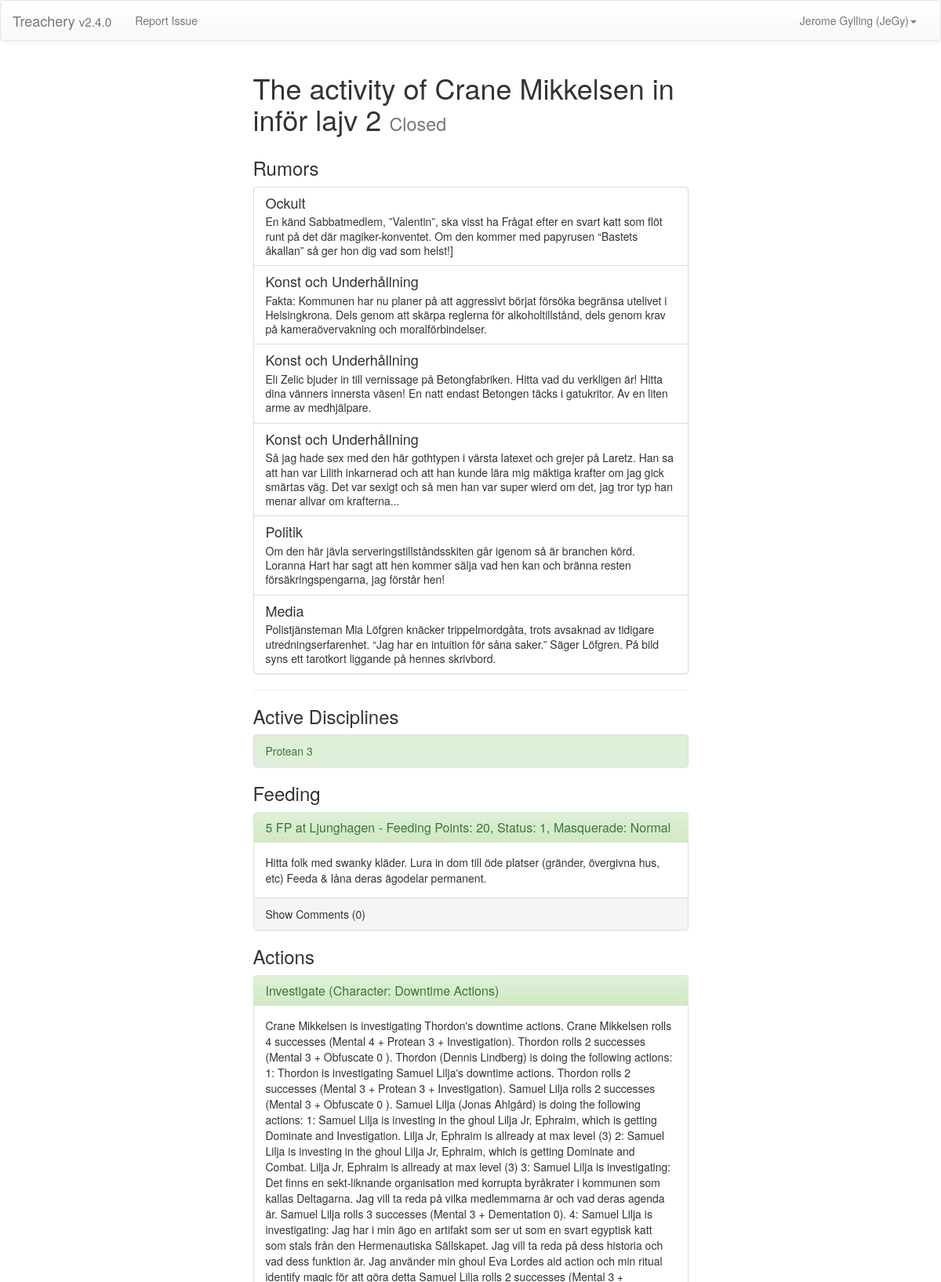
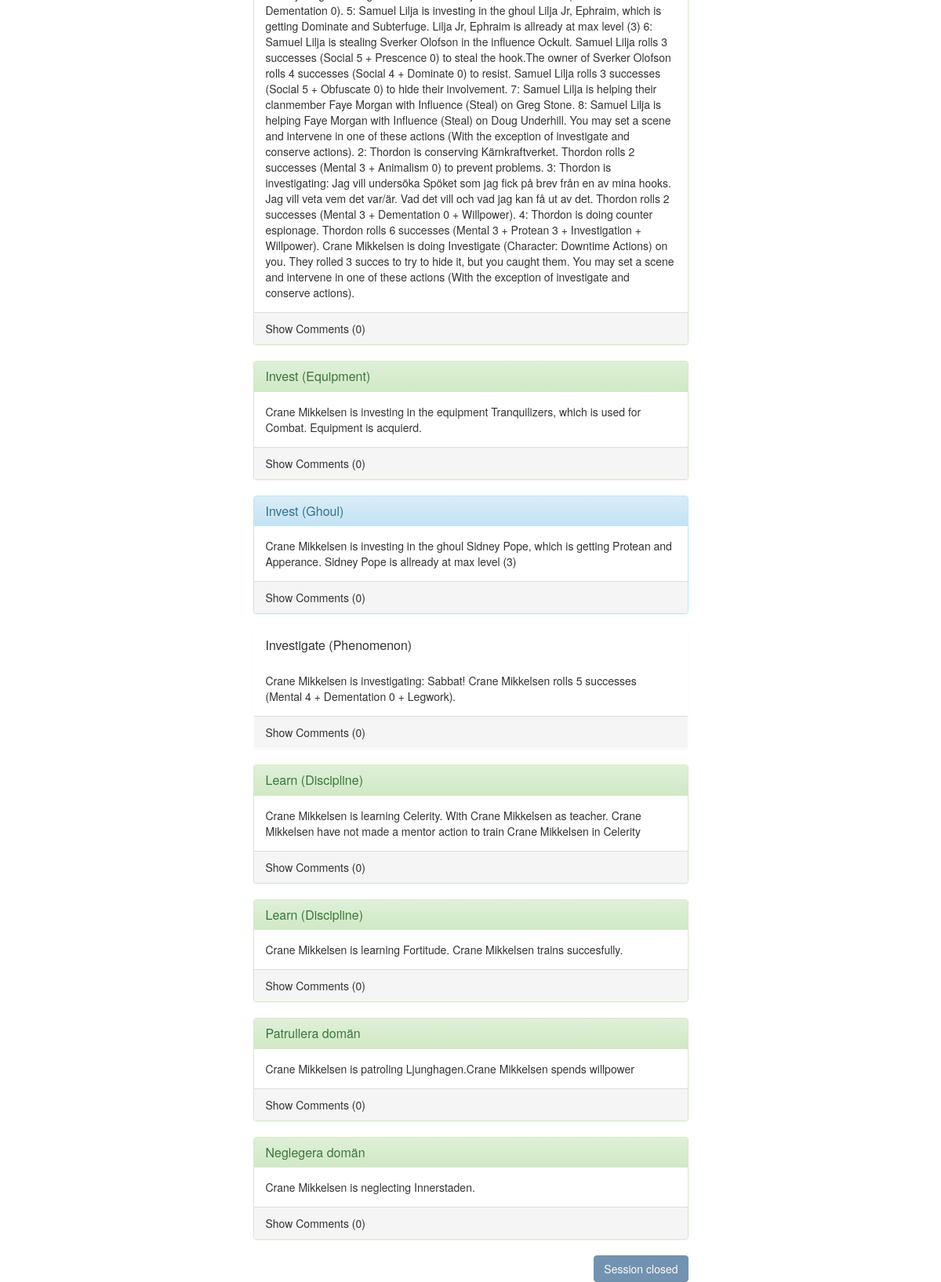
Screenshot of /session/1 (signed in) with the database file from the repository (2 pictures, top to bottom).
### players/models.py (models this page shows, shortened)
class Character(Model):
    name = CharField(max_length=200)
    user = OneToOneField(
                        User,
                        related_name='character',
                        blank=True,
                        null=True)
    nature  = ForeignKey(Nature,related_name='+')
    demeanor= ForeignKey(Nature,related_name='+')
    sire    = ForeignKey('Character',blank=True,null=True)
    clan    = ForeignKey(Clan,blank=True,null=True)
    generation = PositiveIntegerField(default=13)
    age     = ForeignKey(Age)
    titles  = ManyToManyField(Title, blank=True)
    open_goal1  = TextField(blank=True)
    open_goal2  = TextField(blank=True)
    hidden_goal = TextField(blank=True)
    attributes  = ManyToManyField(AttributeRating,    blank=True)
    specializations = ManyToManyField(Specialization, blank=True)
    disciplines = ManyToManyField(DisciplineRating,   blank=True)
    humanity   = PositiveIntegerField(default=7)
    max_willpower  = PositiveIntegerField(default=0)
    willpower  = PositiveIntegerField(default=0)
    blood      = PositiveIntegerField(default=10)
    bashing = PositiveIntegerField(default=0)
    lethal = PositiveIntegerField(default=0)
    aggravated = PositiveIntegerField(default=0)
    hooks  = ManyToManyField(Hook,  blank=True, related_name='master')
    resources  = PositiveIntegerField(default=0)
    rituals     = ManyToManyField(RitualRating,       blank=True)
    boons  = ManyToManyField(Boon,  blank=True)
    frenzyTriggers = TextField(blank=True)
    relationships = ManyToManyField(Relationship, related_name='master', blank=True)
    canon_fact        = ManyToManyField(CanonFact, blank=True)
    political_faction = ForeignKey(PoliticalFaction, blank=True,null=True)
    concept = TextField(blank=True)
    herd  = PositiveIntegerField(choices=((0,0),(1,1),(2,2),(3,3)),default=0)
    haven = PositiveIntegerField(choices=((0,0),(1,1),(2,2),(3,3)),default=0)
    equipment = ManyToManyField(Equipment, blank=True)
    weapons   = ManyToManyField(Weapon,    blank=True)
    ghouls    = ManyToManyField(Ghoul,     blank=True)
    exp          = PositiveIntegerField(default=0)
    humanity_exp = PositiveIntegerField(default=0)
    special_exp  = PositiveIntegerField(default=0)
    additional_notes = TextField(blank=True)
    def __str__(self):
        try:
            off_name = self.user.first_name + " " + self.user.last_name
        except:
            off_name = " "
        if off_name == " ":
            off_name = str(self.user)
        return '{} ({})'.format(self.name, off_name)
    def submitted(self, session):
        actions  = Action.objects.filter(character=self, session=session)
        feedings = Feeding.objects.filter(character=self, session=session)
        active_disciplines = ActiveDisciplines.objects.filter(character=self,
                                                              session=session)
        if len(actions) + len(feedings) + len(active_disciplines) > 0:
            return {'disc': active_disciplines,
                    'feed': feedings,
                    'actions': actions}
        else:
            return False

class Session(Model):
    name = CharField(max_length=200)
    previous = ForeignKey('Session',blank=True,null=True)
    is_open = BooleanField(default=True)
    is_special = BooleanField(default=False)
    action_set = ForeignKey(ActionOption,blank=True,null=True)
    feeding_domains = ManyToManyField(Domain, blank=True)

class Rumor(Model):
    influence = ForeignKey(Influence, blank=True,null=True)
    canonFact = ForeignKey(CanonFact, blank=True,null=True)
    session = ForeignKey(Session, related_name='rumors')
    recipients = ManyToManyField(
        Character,
        blank=True,
        related_name='rumors')
    description = TextField()
    gm_note = TextField(blank=True)
    rumor_type = CharField(
        max_length=15,
        choices=((RUMOR_INFLUENCE, 'Influence'),
                 (RUMOR_ANIMAL, 'Animal'),
                 (RUMOR_FACTION, 'Faction'),
                 (RUMOR_FACT, 'Fact'),
                 (RUMOR_VAMPIRE, 'Vampire')),
        default=RUMOR_INFLUENCE)

class Influence(Model):
    name = CharField(max_length=200)
    def __str__(self):
        return self.name

class DisciplineRating(Model):
    discipline = ForeignKey(Discipline, null=True, blank=True)
    value = PositiveIntegerField(default=1)
    elder_powers = ManyToManyField(ElderPower, blank=True)
    learned = BooleanField(default=False)
    learning = BooleanField(default=False)
    elder_blood = BooleanField(default=False)
    in_clan = BooleanField(default=False)
    mentor = BooleanField(default=False)
    exp = PositiveIntegerField(default=0)
    def __str__(self):
        return '{} {}'.format(self.discipline.name, str(self.value))

class Discipline(Model):
    name = CharField(max_length=200)

class Feeding(Model):
    character = ForeignKey(Character)
    session = ForeignKey(Session, related_name='feedings')
    domain = ForeignKey(Domain,help_text="Where do you want to feed?")
    feeding_points = PositiveIntegerField(help_text="How many feeding points do you want to take from this domain?")
    discipline = ForeignKey(DisciplineRating, blank=True, null=True,help_text="What discipline (if any) do you use to feed?")
    description = TextField(help_text="Describe how go about feeding.")
    has_good_method = BooleanField(default=True)
    has_permission = BooleanField(default=True)
    incidents = PositiveIntegerField(default=0)
    incident_roll = PositiveIntegerField(default=0)
    resolved = CharField(
        max_length=10,
        choices=((UNRESOLVED, 'Unresolved'), (PENDING, 'Pending'), (
            RESOLVED, 'Resolved')),
        default=UNRESOLVED)
    def __str__(self):
        return '[{}] {}: {}points from {}'.format(
            self.session.name,
            self.character,
            self.feeding_points,
            self.domain)

class Domain(Model):
    name = CharField(max_length=200)
    feeding_capacity = PositiveIntegerField()
    status = CharField(max_length=200)
    owner = ForeignKey('Character', blank=True,null=True)
    influence = CharField(max_length=200)
    masquerade = CharField(max_length=200)
    population = ManyToManyField(Population, blank=True)
    def __str__(self):
        population = ', '.join(d.name for d in self.population.all())
        return '{} - Feeding Points: {}, Status: {}, Masquerade: {}'.format(
            self.name, self.feeding_capacity, self.status, self.masquerade)

class Action(Model):
    result = PositiveIntegerField(default=0)
    action_type = ForeignKey(ActionType)
    character = ForeignKey(Character)
    session = ForeignKey(Session, related_name='actions')
    helpers = ManyToManyField(
        Character,
        related_name="allowedHelp",
        blank=True,
        help_text="People who you excpect help from on this action. (warning: they might betray you.) (Hold down Ctrl to select multiple choices.)")
    willpower = BooleanField(default=False,help_text="Do you want to spend a point of willpower for an automatic succses?")
    description = TextField(blank=True)
    resolved = CharField(
        max_length=10,
        choices=(
            (UNRESOLVED, 'Unresolved'),
            (PENDING, 'Pending'),
            (GM, 'Need GM attention'),
            (RESOLVED, 'Resolved')),
        default=UNRESOLVED)
    def __str__(self):
        return '[{}] {}: {}'.format(self.session.name, self.character,
                                self.action_type)

class ActionType(Model):
    name = CharField(max_length=200)
    template = TextField(blank=True)
    no_roll = BooleanField(default=False)
    aid_action = BooleanField(default=False)
    def __str__(self):
        return self.name

### players/views.py (the view)
# urls.py: url(r'^session/(?P<session>\d+)/toggle$',
@login_required
@user_passes_test(lambda u: not u.is_superuser, login_url='/gm/')
def session(request, session):
    session = get_object_or_404(Session, pk=session)
    character = request.user.character
    data = {'session': session,
            'character': character,
            'rumor_list': Rumor.objects.filter(session=session,
                                               recipients=character),
            'submitted': character.submitted(session),
            'request': request}
    return render(request, 'session.html', data)

### players/templatetags/player_extras.py (called while the page is built)
@register.filter
def submission_resolved_state_color(submission, is_open):
    state = submission.resolved
    if is_open:
        return 'panel-default'
    else:
        if state == models.RESOLVED:
            return 'panel-success'
        elif state == models.UNRESOLVED:
            return 'panel-info'
        elif state == models.PENDING:
            return 'panel-warning'

@register.simple_tag
def app_version():
    return settings.APP_VERISON

### players/templates/session.html (shortened to what this page needs)
{% extends "base.html" %}
{% block content %}
  <div class="row">
    <div class="col-md-offset-3 col-md-6">
    <h1>The activity of {{character.name}} in {{session.name}} <small>{% if session.is_open %}Open{% else %}Closed{% endif %}</small></h1>
    </div>
  </div>
  <div class="row">
    <div class="col-md-offset-3 col-md-6">
      {% include "elements/rumor_list.html" %}
      <hr>
      {% include "elements/submitted_list.html" %}
    </div>
  </div>
  <div class="row">
    <div class="col-md-offset-3 col-md-6 text-right">
      {% if session.is_open %}
        <a class="btn btn-primary" href="{% url 'wizard' session.id %}">{% if not submitted %}Submit actions{% else %}Start over{% endif %}</a>
      {% else %}
        <a class="btn btn-primary" href="#" disabled="disabled">Session closed</a>
      {% endif %}
    </div>
  </div>
{% endblock %}

### players/templates/base.html (shortened to what this page needs)
<!DOCTYPE html>
{% load player_extras %}
<html lang="en">
  <head>
    {% load staticfiles %}
    <link rel="stylesheet" href="//maxcdn.bootstrapcdn.com/bootstrap/3.3.2/css/bootstrap.min.css">
    <link rel="stylesheet" href="//maxcdn.bootstrapcdn.com/bootstrap/3.3.2/css/bootstrap-theme.min.css">
    <link rel="stylesheet" href="{% static "treachery/css/treachery.css" %}" />
  </head>
  <body>
    <nav class="navbar navbar-default">
      <div class="container-fluid">
        <div class="navbar-header">
          <a class="navbar-brand" href="{% url 'profile' %}">Treachery <small>v{% app_version %}</small></a>
        </div>
        <div class="collapse navbar-collapse" id="bs-example-navbar-collapse-1">
          <ul class="nav navbar-nav">
            <li><a href="https://github.com/TreacheryLarp/downtime/issues">Report Issue</a></li>
          </ul>
          <ul class="nav navbar-nav navbar-right">
            <li class="dropdown">
              <a href="#" class="dropdown-toggle" data-toggle="dropdown" role="button" aria-expanded="false">{{user.first_name}} {{user.last_name}} ({{user.username}})<span class="caret"></span></a>
            </li>
          </ul>
        </div>
      </div>
    </nav>
    <div class="container">
      {% block content %}{% endblock %}
    </div>
  </body>
</html>

### players/templates/elements/rumor_list.html
{% if rumor_list %}
  <h3>Rumors</h3>
  <ul class="list-group">
  {% for rumor in rumor_list %}
    <li class="list-group-item">
      <h4 class="list-group-item-heading">
        {{ rumor.influence }}
        </h4>
      <p class="list-group-item-text">{{ rumor.description }}</p>
    </li>
  {% endfor %}
  </ul>
{% endif %}

### players/templates/elements/submitted_list.html
{% load player_extras %}
{% if submitted.disc %}
  <h3>Active Disciplines</h3>
  <ul class="list-group">
  {% for adisc in submitted.disc %}
    {% for disc in adisc.disciplines.all %}
      <li class="list-group-item {% if session.is_open %}{% else %} list-group-item-success{% endif %}">{{disc}}</li>
    {% endfor %}
  {% endfor %}
  </ul>
{% endif %}
{% if submitted.feed %}
  <h3>Feeding</h3>
  {% for feed in submitted.feed %}
    <div class="panel {{feed|submission_resolved_state_color:session.is_open}}">
      <div class="panel-heading">
        <h3 class="panel-title">{{ feed.feeding_points }} FP at {{ feed.domain}} {% if feed.discipline %} with {{feed.discipline}} {% endif %}</h3>
      </div>
      <div class="panel-body">
        {{ feed.description }}
      </div>
      <div class="panel-footer">
        {% include "comment.html" with comment_object=feed %}
      </div>
    </div>
  {% endfor %}
{% endif %}
{% if submitted.actions %}
  <h3>Actions</h3>
  {% for action in submitted.actions %}
    <div class="panel {{action|submission_resolved_state_color:session.is_open}}">
      <div class="panel-heading">
        <h3 class="panel-title">{{ action.action_type }}</h3>
      </div>
      <div class="panel-body">
        {{ action.description }}
      </div>
      <div class="panel-footer">
        {% include "comment.html" with comment_object=action %}
      </div>
    </div>
  {% endfor %}
{% endif %}

### templates/comment.html (shortened to what this page needs)
{% load comments %}
{% get_comment_list for comment_object as comment_list %}
<div>
  <a class="h5" role="button" data-toggle="collapse" href="#{{comment_object | slugify}}{{comment_object.id}}" aria-expanded="false" aria-controls="{{comment_object | slugify}}{{comment_object.id}}">Show Comments ({{comment_list|length}})</a>
</div>

### rows the page displays
Character: name "Crane Mikkelsen"
Session: name "inför lajv 2"
Rumor: influence "Ockult", description "En känd Sabbatmedlem, ”Valentin”, ska visst ha Frågat efter en svart katt som flöt runt på det där magiker-konventet. Om den kommer med papyrusen “Bastets åkallan” så ger hon dig vad som helst!]"
Rumor: influence "Konst och Underhållning", description "Fakta: Kommunen har nu planer på att aggressivt börjat försöka begränsa utelivet i Helsingkrona. Dels genom att skärpa reglerna för alkoholtillstånd, dels genom krav på kameraövervakning och moralförbindelser."
Rumor: influence "Konst och Underhållning", description "Eli Zelic bjuder in till vernissage på Betongfabriken. Hitta vad du verkligen är! Hitta dina vänners innersta väsen! En natt endast Betongen täcks i gatukritor. Av en liten arme av medhjälpare."
Rumor: influence "Konst och Underhållning", description "Så jag hade sex med den här gothtypen i värsta latexet och grejer på Laretz. Han sa att han var Lilith inkarnerad och att han kunde lära mig mäktiga krafter om jag gick smärtas väg. Det var sexigt och så men han var super wierd om det, jag tror typ han menar allvar om krafterna..."
Rumor: influence "Politik", description "Om den här jävla serveringstillståndsskiten går igenom så är branchen körd. Loranna Hart har sagt att hen kommer sälja vad hen kan och bränna resten försäkringspengarna, jag förstår hen!"
Rumor: influence "Media", description "Polistjänsteman Mia Löfgren knäcker trippelmordgåta, trots avsaknad av tidigare utredningserfarenhet. “Jag har en intuition för såna saker.” Säger Löfgren. På bild syns ett tarotkort liggande på hennes skrivbord."
DisciplineRating: discipline+value "Protean 3"
Feeding: feeding_points "5", domain "Ljunghagen - Feeding Points: 20, Status: 1, Masquerade: Normal", description "Hitta folk med swanky kläder. Lura in dom till öde platser (gränder, övergivna hus, etc) Feeda & låna deras ägodelar permanent.", comment_list "0"
Action: action_type "Investigate (Character: Downtime Actions)", description "Crane Mikkelsen is investigating Thordon's downtime actions. Crane Mikkelsen rolls 4 successes (Mental 4 + Protean 3 + Investigation). Thordon rolls 2 successes (Mental 3 + Obfuscate 0 ). Thordon (Dennis Lindberg) is doing the following actions: 1: Thordon is investigating Samuel Lilja's downtime actions. Thordon rolls 2 successes (Mental 3 + Protean 3 + Investigation). Samuel Lilja rolls 2 successes (Mental 3 + Obfuscate 0 ). Samuel Lilja (Jonas Ahlgård) is doing the following actions: 1: Samuel Lilja is investing in the ghoul Lilja Jr, Ephraim, which is getting Dominate and Investigation. Lilja Jr, Ephraim is allready at max level (3) 2: Samuel Lilja is investing in the ghoul Lilja Jr,…", comment_list "0"
Action: action_type "Invest (Equipment)", description "Crane Mikkelsen is investing in the equipment Tranquilizers, which is used for Combat. Equipment is acquierd.", comment_list "0"
Action: action_type "Invest (Ghoul)", description "Crane Mikkelsen is investing in the ghoul Sidney Pope, which is getting Protean and Apperance. Sidney Pope is allready at max level (3)", comment_list "0"
Action: action_type "Investigate (Phenomenon)", description "Crane Mikkelsen is investigating: Sabbat! Crane Mikkelsen rolls 5 successes (Mental 4 + Dementation 0 + Legwork).", comment_list "0"
Action: action_type "Learn (Discipline)", description "Crane Mikkelsen is learning Celerity. With Crane Mikkelsen as teacher. Crane Mikkelsen have not made a mentor action to train Crane Mikkelsen in Celerity", comment_list "0"
Action: action_type "Learn (Discipline)", description "Crane Mikkelsen is learning Fortitude. Crane Mikkelsen trains succesfully.", comment_list "0"
Action: action_type "Patrullera domän", description "Crane Mikkelsen is patroling Ljunghagen.Crane Mikkelsen spends willpower", comment_list "0"
Action: action_type "Neglegera domän", description "Crane Mikkelsen is neglecting Innerstaden.", comment_list "0"

### other values shown
{{ user.first_name }} "Jerome"
{{ user.last_name }} "Gylling"
{{ user.username }} "JeGy"
